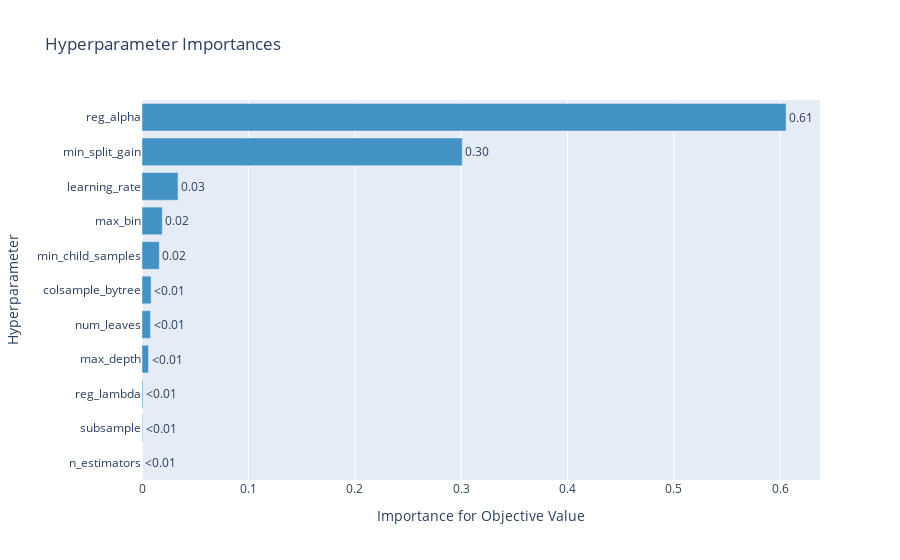

Notebook code cell kept with this figure:
### Code cell
optuna.visualization.plot_param_importances(study)

### Figure 1 — Plotly figure (JSON) as saved in the notebook; plotly's stock layout.template omitted (floating-point values rounded to 4 significant figures)
{"data": [{"cliponaxis": false, "hovertemplate": ["n_estimators (CategoricalDistribution): 0.0<extra></extra>", "subsample (FloatDistribution): 0.0005849023497625911<extra></extra>", "reg_lambda (IntDistribution): 0.0008713020611636311<extra></extra>", "max_depth (IntDistribution): 0.006141160354467726<extra></extra>", "num_leaves (IntDistribution): 0.008006389651842053<extra></extra>", "colsample_bytree (FloatDistribution): 0.008575390096659292<extra></extra>", "min_child_samples (IntDistribution): 0.016279826669470986<extra></extra>", "max_bin (IntDistribution): 0.019089418191819696<extra></extra>", "learning_rate (FloatDistribution): 0.03385413992204138<extra></extra>", "min_split_gain (FloatDistribution): 0.30104920212398806<extra></extra>", "reg_alpha (IntDistribution): 0.6055482685787845<extra></extra>"], "marker": {"color": "rgb(66,146,198)"}, "orientation": "h", "text": ["<0.01", "<0.01", "<0.01", "<0.01", "<0.01", "<0.01", "0.02", "0.02", "0.03", "0.30", "0.61"], "textposition": "outside", "type": "bar", "x": [0, 0.0005849, 0.0008713, 0.006141, 0.008006, 0.008575, 0.01628, 0.01909, 0.03385, 0.301, 0.6055], "y": ["n_estimators", "subsample", "reg_lambda", "max_depth", "num_leaves", "colsample_bytree", "min_child_samples", "max_bin", "learning_rate", "min_split_gain", "reg_alpha"]}], "layout": {"showlegend": false, "title": {"text": "Hyperparameter Importances"}, "xaxis": {"title": {"text": "Importance for Objective Value"}}, "yaxis": {"title": {"text": "Hyperparameter"}}}}
